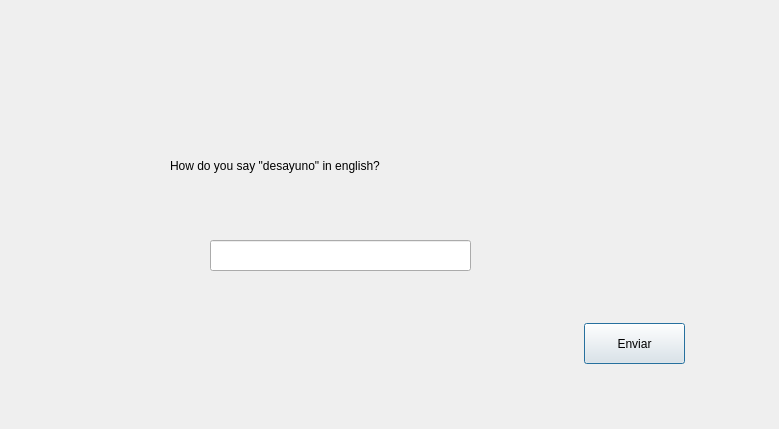
<?xml version="1.0" encoding="UTF-8"?>
<ui version="4.0">
 <class>InglesNivel1</class>
 <widget class="QDialog" name="InglesNivel1">
  <property name="geometry">
   <rect>
    <x>0</x>
    <y>0</y>
    <width>779</width>
    <height>429</height>
   </rect>
  </property>
  <property name="windowTitle">
   <string>Dialog</string>
  </property>
  <widget class="QPushButton" name="pushButton">
   <property name="geometry">
    <rect>
     <x>584</x>
     <y>323</y>
     <width>101</width>
     <height>41</height>
    </rect>
   </property>
   <property name="text">
    <string>Enviar</string>
   </property>
  </widget>
  <widget class="QLineEdit" name="lineEdit">
   <property name="geometry">
    <rect>
     <x>210</x>
     <y>240</y>
     <width>261</width>
     <height>31</height>
    </rect>
   </property>
  </widget>
  <widget class="QLabel" name="label">
   <property name="geometry">
    <rect>
     <x>170</x>
     <y>140</y>
     <width>271</width>
     <height>51</height>
    </rect>
   </property>
   <property name="text">
    <string>How do you say &quot;desayuno&quot; in english?</string>
   </property>
  </widget>
 </widget>
 <resources/>
 <connections/>
</ui>
